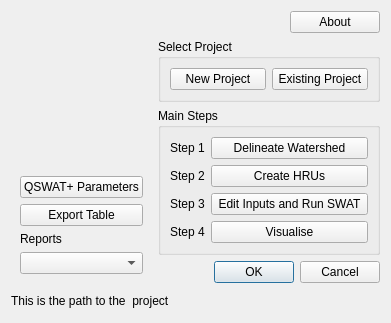
<?xml version="1.0" encoding="UTF-8"?>
<ui version="4.0">
 <class>QSwat</class>
 <widget class="QDialog" name="QSwat">
  <property name="geometry">
   <rect>
    <x>0</x>
    <y>0</y>
    <width>391</width>
    <height>323</height>
   </rect>
  </property>
  <property name="windowTitle">
   <string>QSWAT+</string>
  </property>
  <property name="windowIcon">
   <iconset resource="resources.qrc">
    <normaloff>:/plugins/QSWATPlus/swatplus.ico</normaloff>:/plugins/QSWATPlus/swatplus.ico</iconset>
  </property>
  <property name="whatsThis">
   <string/>
  </property>
  <layout class="QGridLayout" name="gridLayout_4">
   <item row="0" column="1">
    <spacer name="horizontalSpacer">
     <property name="orientation">
      <enum>Qt::Horizontal</enum>
     </property>
     <property name="sizeHint" stdset="0">
      <size>
       <width>126</width>
       <height>20</height>
      </size>
     </property>
    </spacer>
   </item>
   <item row="0" column="2">
    <widget class="QPushButton" name="aboutButton">
     <property name="sizePolicy">
      <sizepolicy hsizetype="MinimumExpanding" vsizetype="Fixed">
       <horstretch>0</horstretch>
       <verstretch>0</verstretch>
      </sizepolicy>
     </property>
     <property name="text">
      <string>About</string>
     </property>
    </widget>
   </item>
   <item row="3" column="0" rowspan="2">
    <widget class="QWidget" name="widget" native="true">
     <layout class="QGridLayout" name="gridLayout_3">
      <item row="0" column="0">
       <widget class="QPushButton" name="paramsButton">
        <property name="sizePolicy">
         <sizepolicy hsizetype="Preferred" vsizetype="Fixed">
          <horstretch>0</horstretch>
          <verstretch>0</verstretch>
         </sizepolicy>
        </property>
        <property name="toolTip">
         <string>&lt;html&gt;&lt;head/&gt;&lt;body&gt;&lt;p&gt;Click to set the location of the SWATPlusr and (optionally) MPI.  Unless these locations change, you only need to do this once; the values are used for all projects.&lt;/p&gt;&lt;p&gt;&lt;br/&gt;&lt;/p&gt;&lt;p&gt;A number of other parameters may be set here, which are project specific.&lt;/p&gt;&lt;/body&gt;&lt;/html&gt;</string>
        </property>
        <property name="text">
         <string>QSWAT+ Parameters</string>
        </property>
       </widget>
      </item>
      <item row="1" column="0">
       <widget class="QPushButton" name="exportButton">
        <property name="sizePolicy">
         <sizepolicy hsizetype="Preferred" vsizetype="Fixed">
          <horstretch>0</horstretch>
          <verstretch>0</verstretch>
         </sizepolicy>
        </property>
        <property name="toolTip">
         <string>&lt;html&gt;&lt;head/&gt;&lt;body&gt;&lt;p&gt;Export SQLite database table to a csv file.&lt;/p&gt;&lt;/body&gt;&lt;/html&gt;</string>
        </property>
        <property name="text">
         <string>Export Table</string>
        </property>
       </widget>
      </item>
      <item row="2" column="0">
       <widget class="QLabel" name="reportsLabel">
        <property name="text">
         <string>Reports</string>
        </property>
       </widget>
      </item>
      <item row="3" column="0">
       <widget class="QComboBox" name="reportsBox">
        <property name="sizePolicy">
         <sizepolicy hsizetype="Preferred" vsizetype="Fixed">
          <horstretch>0</horstretch>
          <verstretch>0</verstretch>
         </sizepolicy>
        </property>
        <property name="duplicatesEnabled">
         <bool>false</bool>
        </property>
       </widget>
      </item>
     </layout>
    </widget>
   </item>
   <item row="5" column="0" colspan="3">
    <widget class="QLabel" name="projPath">
     <property name="text">
      <string>This is the path to the  project</string>
     </property>
    </widget>
   </item>
   <item row="4" column="1" colspan="2">
    <widget class="QDialogButtonBox" name="buttonBox">
     <property name="orientation">
      <enum>Qt::Horizontal</enum>
     </property>
     <property name="standardButtons">
      <set>QDialogButtonBox::Cancel|QDialogButtonBox::Ok</set>
     </property>
    </widget>
   </item>
   <item row="2" column="1" rowspan="2" colspan="2">
    <widget class="QGroupBox" name="mainBox">
     <property name="sizePolicy">
      <sizepolicy hsizetype="Preferred" vsizetype="Preferred">
       <horstretch>0</horstretch>
       <verstretch>0</verstretch>
      </sizepolicy>
     </property>
     <property name="title">
      <string>Main Steps</string>
     </property>
     <layout class="QGridLayout" name="gridLayout_2">
      <item row="0" column="0">
       <widget class="QLabel" name="delinLabel">
        <property name="text">
         <string>Step 1</string>
        </property>
        <property name="buddy">
         <cstring>delinButton</cstring>
        </property>
       </widget>
      </item>
      <item row="0" column="1">
       <widget class="QPushButton" name="delinButton">
        <property name="sizePolicy">
         <sizepolicy hsizetype="Expanding" vsizetype="Fixed">
          <horstretch>0</horstretch>
          <verstretch>0</verstretch>
         </sizepolicy>
        </property>
        <property name="toolTip">
         <string>Click to select the DEM and delineate the watershed</string>
        </property>
        <property name="text">
         <string>Delineate Watershed</string>
        </property>
       </widget>
      </item>
      <item row="1" column="0">
       <widget class="QLabel" name="hrusLabel">
        <property name="text">
         <string>Step 2</string>
        </property>
        <property name="buddy">
         <cstring>hrusButton</cstring>
        </property>
       </widget>
      </item>
      <item row="1" column="1">
       <widget class="QPushButton" name="hrusButton">
        <property name="sizePolicy">
         <sizepolicy hsizetype="Expanding" vsizetype="Fixed">
          <horstretch>0</horstretch>
          <verstretch>0</verstretch>
         </sizepolicy>
        </property>
        <property name="toolTip">
         <string>Click to select landuse and soil files and create HRUs</string>
        </property>
        <property name="text">
         <string>Create HRUs</string>
        </property>
       </widget>
      </item>
      <item row="2" column="0">
       <widget class="QLabel" name="editLabel">
        <property name="text">
         <string>Step 3</string>
        </property>
        <property name="buddy">
         <cstring>editButton</cstring>
        </property>
       </widget>
      </item>
      <item row="2" column="1">
       <widget class="QPushButton" name="editButton">
        <property name="sizePolicy">
         <sizepolicy hsizetype="Expanding" vsizetype="Fixed">
          <horstretch>0</horstretch>
          <verstretch>0</verstretch>
         </sizepolicy>
        </property>
        <property name="toolTip">
         <string>Click to run the SWAT editor</string>
        </property>
        <property name="text">
         <string>Edit Inputs and Run SWAT</string>
        </property>
       </widget>
      </item>
      <item row="3" column="0">
       <widget class="QLabel" name="visualiseLabel">
        <property name="text">
         <string>Step 4</string>
        </property>
        <property name="buddy">
         <cstring>visualiseButton</cstring>
        </property>
       </widget>
      </item>
      <item row="3" column="1">
       <widget class="QPushButton" name="visualiseButton">
        <property name="sizePolicy">
         <sizepolicy hsizetype="Expanding" vsizetype="Fixed">
          <horstretch>0</horstretch>
          <verstretch>0</verstretch>
         </sizepolicy>
        </property>
        <property name="toolTip">
         <string>Click to visualise outputs after a SWAT run</string>
        </property>
        <property name="text">
         <string>Visualise</string>
        </property>
       </widget>
      </item>
     </layout>
    </widget>
   </item>
   <item row="0" column="0" rowspan="3">
    <widget class="QLabel" name="SWATLogo">
     <property name="sizePolicy">
      <sizepolicy hsizetype="Fixed" vsizetype="Fixed">
       <horstretch>0</horstretch>
       <verstretch>0</verstretch>
      </sizepolicy>
     </property>
     <property name="maximumSize">
      <size>
       <width>170</width>
       <height>125</height>
      </size>
     </property>
     <property name="text">
      <string/>
     </property>
     <property name="pixmap">
      <pixmap resource="resources.qrc">:/plugins/QSWATPlus/QSWAT-Icon/SWAT-Logo.png</pixmap>
     </property>
     <property name="scaledContents">
      <bool>true</bool>
     </property>
    </widget>
   </item>
   <item row="1" column="1" colspan="2">
    <widget class="QGroupBox" name="projectBox">
     <property name="minimumSize">
      <size>
       <width>0</width>
       <height>50</height>
      </size>
     </property>
     <property name="title">
      <string>Select Project</string>
     </property>
     <layout class="QGridLayout" name="gridLayout">
      <item row="0" column="0">
       <widget class="QPushButton" name="newButton">
        <property name="sizePolicy">
         <sizepolicy hsizetype="Expanding" vsizetype="Fixed">
          <horstretch>0</horstretch>
          <verstretch>0</verstretch>
         </sizepolicy>
        </property>
        <property name="text">
         <string>New Project</string>
        </property>
       </widget>
      </item>
      <item row="0" column="1">
       <widget class="QPushButton" name="existingButton">
        <property name="sizePolicy">
         <sizepolicy hsizetype="Expanding" vsizetype="Fixed">
          <horstretch>0</horstretch>
          <verstretch>0</verstretch>
         </sizepolicy>
        </property>
        <property name="text">
         <string>Existing Project</string>
        </property>
       </widget>
      </item>
     </layout>
    </widget>
   </item>
  </layout>
 </widget>
 <resources>
  <include location="resources.qrc"/>
 </resources>
 <connections>
  <connection>
   <sender>buttonBox</sender>
   <signal>accepted()</signal>
   <receiver>QSwat</receiver>
   <slot>accept()</slot>
   <hints>
    <hint type="sourcelabel">
     <x>248</x>
     <y>254</y>
    </hint>
    <hint type="destinationlabel">
     <x>157</x>
     <y>274</y>
    </hint>
   </hints>
  </connection>
  <connection>
   <sender>buttonBox</sender>
   <signal>rejected()</signal>
   <receiver>QSwat</receiver>
   <slot>reject()</slot>
   <hints>
    <hint type="sourcelabel">
     <x>316</x>
     <y>260</y>
    </hint>
    <hint type="destinationlabel">
     <x>286</x>
     <y>274</y>
    </hint>
   </hints>
  </connection>
 </connections>
</ui>
